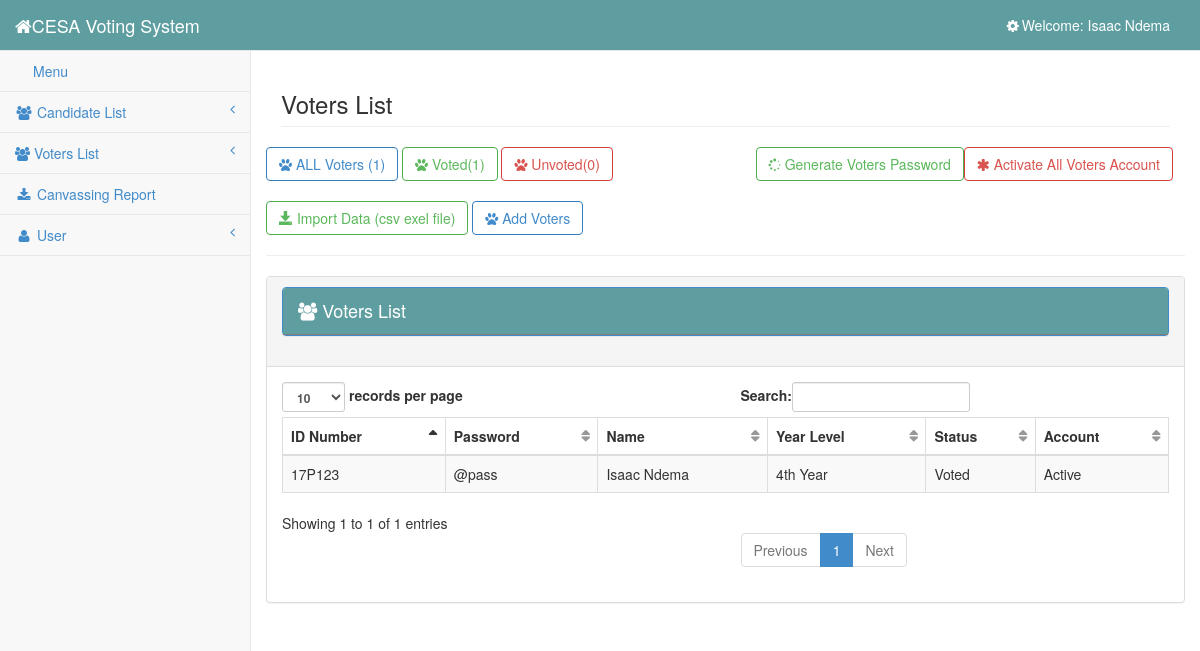
The app's page /admin/voters.php (signed in), older data.
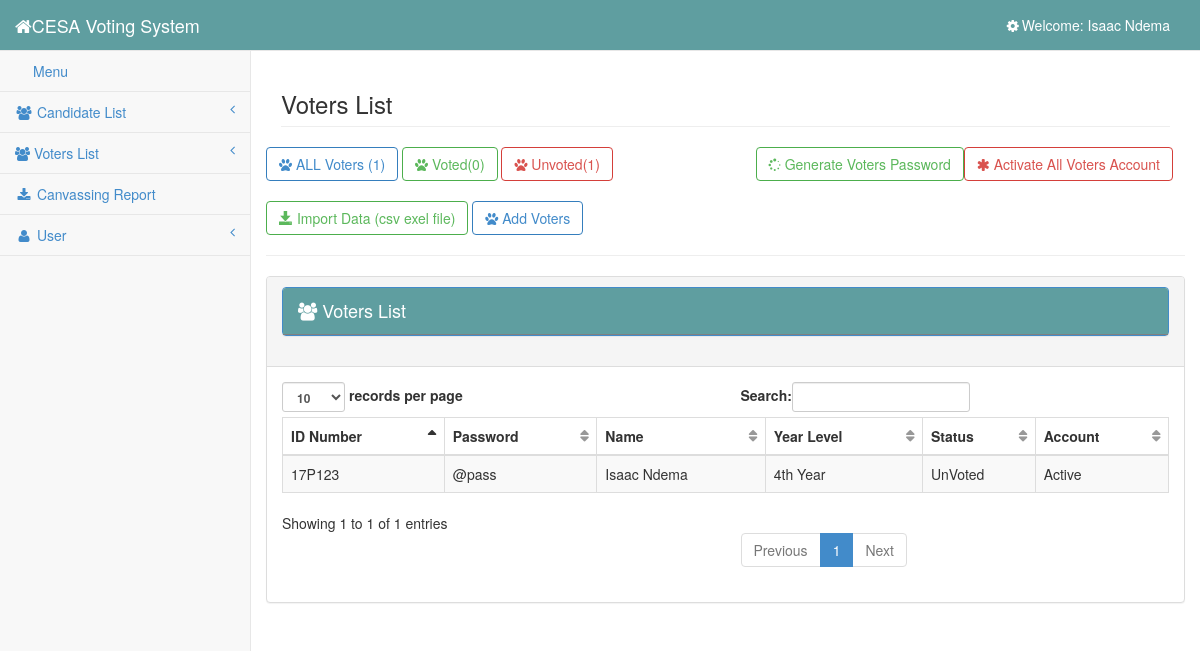
The same page, newer data.
### tables this page shows
CREATE TABLE IF NOT EXISTS `voters` (
  `voters_id` int(11) NOT NULL AUTO_INCREMENT,
  `id_number` varchar(6) NOT NULL,
  `password` varchar(100) NOT NULL,
  `firstname` varchar(100) NOT NULL,
  `lastname` varchar(100) NOT NULL,
  `year_level` varchar(100) NOT NULL,
  `status` varchar(100) NOT NULL,
  `account` varchar(100) NOT NULL,
  PRIMARY KEY (`voters_id`)
);

### admin/voters.php (the view, shortened to what this page needs)
<?php include('head.php'); ?>
<body>
    <div id="wrapper">
        <?php include('side_bar.php'); ?>
        <div id="page-wrapper">
            <div class="row">
                <div class="col-lg-12">
                    <h3 class="page-header">Voters List</h3>
                </div>
                <?php
                $count = $conn->query("SELECT COUNT(*) as total FROM `voters`")->fetch_array();
                $count1 =  $conn->query("SELECT COUNT(*) as total FROM `voters` WHERE `status` = 'Voted'")->fetch_array();
                $count2 = $conn->query("SELECT COUNT(*) as total FROM `voters` WHERE `status` = 'Unvoted'")->fetch_array();
                ?>
                <a href="voters.php" class="btn btn-primary btn-outline"><i class="fa fa-paw"></i> ALL Voters (<?php echo $count['total'] ?>)</a>
                <a href="voted.php" class="btn btn-success btn-outline"><i class="fa fa-paw"></i> Voted(<?php echo $count1['total'] ?>)</a>
                <a href="unvoted.php" class="btn btn-danger btn-outline"><i class="fa fa-paw"></i> Unvoted(<?php echo $count2['total'] ?>) </a> &nbsp; &nbsp; &nbsp; &nbsp; &nbsp;
                <a href="update_status.php" class="btn btn-danger btn-outline pull-right" style="margin-right:12px;" name="go"><i class="fa fa-asterisk fa-spin"></i> Activate All Voters Account</a>
                <a href="generate_password.php" class="btn btn-success btn-outline pull-right" name="go"><i class="fa fa-spinner fa-spin"></i> Generate Voters Password</a>
                <br />
                <br />
                <a href="download.php" class="btn btn-success btn-outline"><i class="glyphicon glyphicon-save"></i> Import Data (csv exel file)</a>
                <a href="../register/index.php" class="btn btn-primary btn-outline"><i class="fa fa-paw"></i> Add Voters</a>
                <hr />
                <div class="panel panel-default">
                    <div class="panel-heading">
                        <h4 class="modal-title" id="myModalLabel">
                            <div class="panel panel-primary">
                                <div class="panel-heading"><i class="fa fa-users"></i>
                                    Voters List
                                </div>
                            </div>
                        </h4>
                    </div>
                    <div class="panel-body">
                        <div class="table-responsive">
                            <table class="table table-striped table-bordered table-hover" id="dataTables-example">
                                <thead>
                                    <tr>
                                        <th>ID Number</th>
                                        <th>Password</th>
                                        <th>Name</th>
                                        <th>Year Level</th>
                                        <th>Status</th>
                                        <th>Account</th>
                                    </tr>
                                </thead>
                                <tbody>
                                    <?php
                                    require '../database/dbcon.php';
                                    $query = $conn->query("SELECT * FROM voters ORDER BY voters_id DESC");
                                    while ($row1 = $query->fetch_array()) {
                                    ?>
                                        <tr>
                                            <td><?php echo $row1['id_number']; ?></td>
                                            <td><?php echo $row1['password']; ?></td>
                                            <td><?php echo $row1['firstname'] . " " . $row1['lastname']; ?></td>
                                            <td><?php echo $row1['year_level']; ?></td>
                                            <td><?php echo $row1['status']; ?></td>
                                            <td><?php echo $row1['account']; ?></td>
                                        </tr>
                                    <?php } ?>
                                </tbody>
                            </table>
                        </div>
                    </div>
                </div>
            </div>
        </div>
    </div>
</body>
</html>

Row changes from the older to the newer data that the page shows:
changed voters "@pass": status "Voted" → "UnVoted"
Text that changed along with them:
$count1['total']: "1" → "0"
$count2['total']: "0" → "1"
